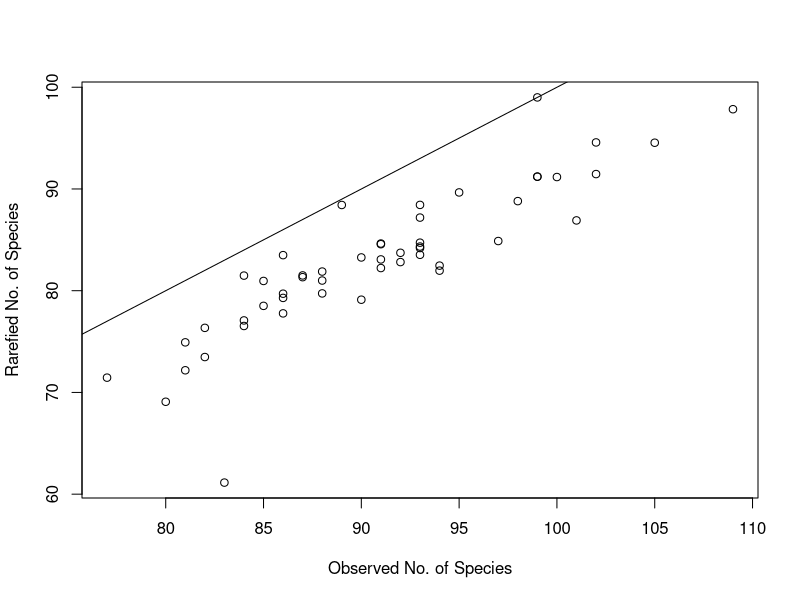
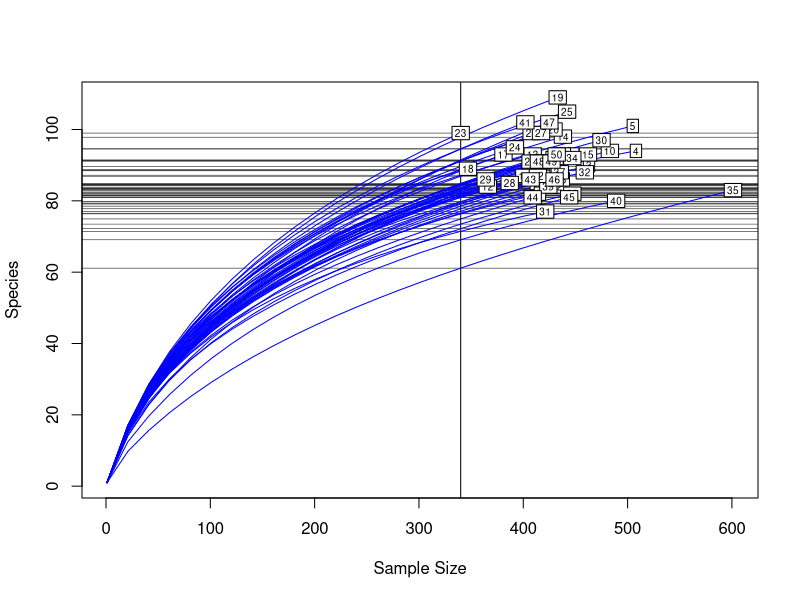
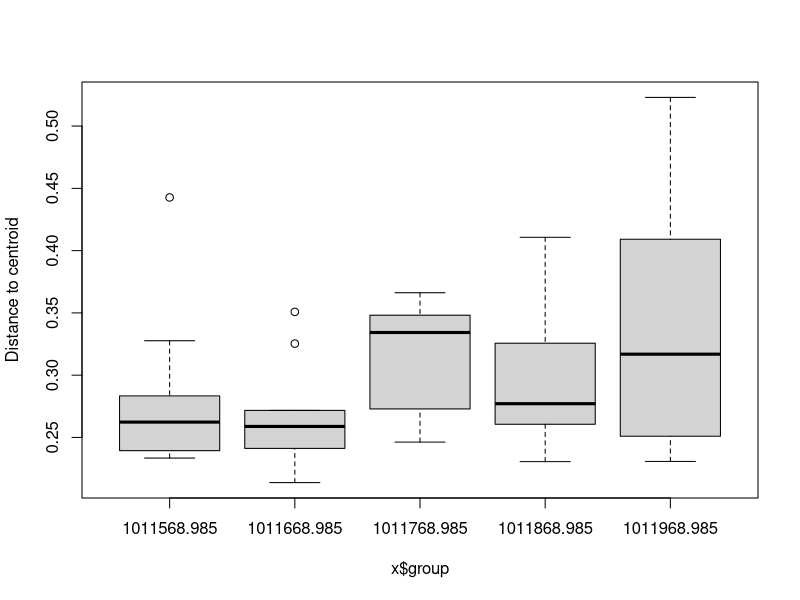

The R source for these figures, in order:
## ---- chunk 1
knitr::opts_chunk$set(comment = "", cache = TRUE)
## ---- chunk 2
BCI.small.csv.in <- read.csv("data/BCI_small_fixed.csv", header = TRUE, row.names = 1)
## ---- chunk 3
head(BCI.small.csv.in, n=3)
## ---- chunk 4
summary(BCI.small.csv.in)
## ---- chunk 5
library("vegan")
data(BCI)
BCI.env <- read.csv("data/BCI.env.csv", header = TRUE, row.names = 1)
## ---- chunk 6
library("vegan")
data(BCI)
BCI.env <- read.csv("data/BCI.env.csv", header = TRUE, row.names = 1)
## ---- chunk 7
head(BCI[,1:3], n = 3)
## ---- chunk 8
sum.of.rows <- apply(BCI, 1, sum)
sort(sum.of.rows, decreasing = TRUE)[1:8] #top 8 rows (plots) 
## ---- chunk 9
sum.of.rows <- apply(BCI, 1, sum)
sort(sum.of.rows, decreasing = TRUE)[1:8] #top 8 rows (plots) 
## ---- chunk 10
sum.of.columns <- apply(BCI, 2, sum)
sort(sum.of.columns, decreasing = TRUE)[1:3] #top 3 columns (species)
## ---- chunk 11
spec.pres <- apply(BCI > 0, 2, sum) 
sort(spec.pres, decreasing = TRUE)[1:18]
## ---- chunk 12
head(BCI[,162:164], n = 3)
## ---- chunk 13
head(BCI[,162:164], n = 3)
spec.sqrt <- sqrt(BCI)
head(spec.sqrt[,162:164], n = 3)
## ---- chunk 14
head(BCI[,162:164], n = 3)
## ---- chunk 15
head(BCI[,162:164], n = 3)
spec.total <- decostand(BCI, method = "total", MARGIN = 1) # by rows (sites)
head(spec.total[,162:164], n = 3)
## ---- chunk 16
head(BCI[,162:164], n = 3)
## ---- chunk 17
head(BCI[,162:164], n = 3)
spec.max <- decostand(BCI, method = "max", MARGIN = 2) # by columns (species)
head(spec.max[,162:164], n = 3)
## ---- chunk 18
head(BCI[,162:164], n = 3)
## ---- chunk 19
head(BCI[,162:164], n = 3)
spec.pa <- decostand(BCI, method = "pa")
head(spec.pa[,162:164], n = 3)
## ---- chunk 20
head(BCI[,162:164], n = 3)
## ---- chunk 21
head(BCI[,162:164], n = 3)
spec.hellinger <- decostand(BCI, method = "hellinger", MARGIN = 1) # on rows (sites)
head(spec.hellinger[,162:164], n = 3)
## ---- chunk 22
head(BCI[,162:164], n = 3)
## ---- chunk 23
head(BCI[,162:164], n = 3)
spec.wisc <- wisconsin(BCI)
head(spec.wisc[,162:164], n = 3)
## ---- chunk 24
spec.jaccpa <- vegdist(BCI, method = "jaccard", binary = TRUE)
# returns an object of class 'dist'
str(spec.jaccpa) 
## ---- chunk 25
as.matrix(spec.jaccpa)[1:4,1:4]
## ---- chunk 26
?vegdist
## ---- chunk 27
rank.UTM.NS <- rankindex(BCI.env$UTM.NS, BCI, indices = 
              c("bray", "euclid", "manhattan", "horn"), method = "spearman")
rank.UTM.NS
## ---- chunk 28
rank.UTM.NS.wisc <- rankindex(BCI.env$UTM.NS, wisconsin(BCI), indices = 
              c("bray", "euclid", "manhattan", "horn"), method = "spearman")
rank.UTM.NS.wisc
## ---- chunk 29
sort(rank.UTM.NS, decreasing = TRUE)
sort(rank.UTM.NS.wisc, decreasing = TRUE)
## ---- chunk 30
site.richness <- apply(BCI > 0, 1, sum)
site.richness[1:18]
## ---- chunk 31
site.fisher <- fisher.alpha(BCI)
site.fisher[1:12]
## ---- chunk 32
site.shannon <- diversity(BCI, index = "shannon", MARGIN = 1)
site.shannon[1:12]
## ---- chunk 33
BCI.S <- specnumber(BCI)
## ---- chunk 34
# could also use rowsums() instead of apply()
BCI.raremax <- min(apply(BCI, 1, sum))
## ---- chunk 35
BCI.Srare <- rarefy(BCI, BCI.raremax)
plot(BCI.S, BCI.Srare, xlab = "Observed No. of Species", ylab = "Rarefied No. of Species")
abline(0, 1)
## ---- chunk 36
rarecurve(BCI, step = 20, sample = BCI.raremax, col = "blue", cex = 0.6)
## ---- chunk 37
BCI.bray <- vegdist(BCI, method = "bray")
betadisper(BCI.bray,group = as.factor(BCI.env$UTM.NS))
## ---- chunk 38
boxplot(betadisper(BCI.bray,group = as.factor(BCI.env$UTM.NS)))
